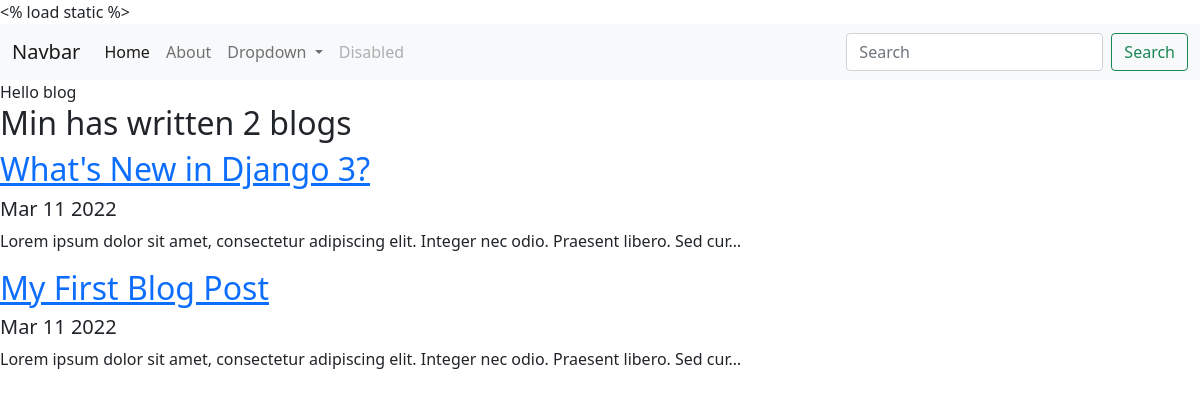
Screenshot of /blog/ with the database file from the repository.
### blog/models.py (models this page shows, shortened)
class Blog(models.Model):
    title = models.CharField(max_length=200)
    description = models.TextField()
    date = models.DateField()

### blog/views.py (the view)
# urls.py: path("", views.all_blogs, name = "all_blogs"),
def all_blogs(request):
    blogs = Blog.objects.order_by("-date")
    return render(request, "blog/all_blogs.html", {"blogs": blogs})

### blog/templates/blog/all_blogs.html
{% extends 'portfolio/base.html' %}
{% block content %}
Hello blog
<h2>Min has written {{ blogs.count }} blog{{ blogs.count|pluralize }}</h2>
{% for blog in blogs %}
<a href="{% url "blog:detail" blog.id %}"><h2>{{ blog.title }}</h2></a>
<h5>{{ blog.date|date:'M d Y' }}</h5>
<p>{{ blog.description|striptags|truncatechars:100 }}</p>
{% endfor %}
{% endblock %}

### rows the page displays
Blog: title "What's New in Django 3?", date "Mar 11 2022", description "Lorem ipsum dolor sit amet, consectetur adipiscing elit. Integer nec odio. Praesent libero. Sed cur…"
Blog: title "My First Blog Post", date "Mar 11 2022", description "Lorem ipsum dolor sit amet, consectetur adipiscing elit. Integer nec odio. Praesent libero. Sed cur…"

### other values shown
{{ blogs.count }} "2"
